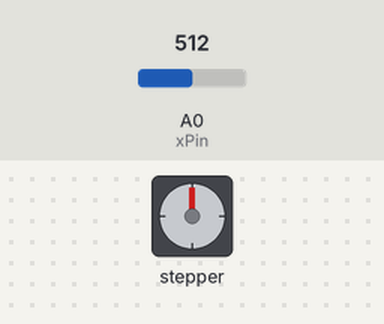
This sketch was run on a simulated Arduino Mega 2560, built with avr-gcc and run on an emulated ATmega2560. Shown: stepper motor. The inputs (shaded band) are chosen by the test bench; at power-on: A0 (xPin) = 512. Stepper angles assume 2048 steps per turn.

Above: at 1.2 s.
1.3 s: A0 (xPin) set to 530
At 2.9 s:
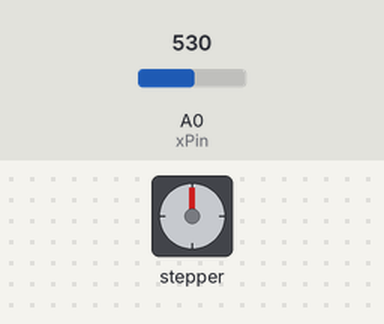
4.3 s: A0 (xPin) set to 716
7.3 s: A0 (xPin) set to 900
At 7.73 s:
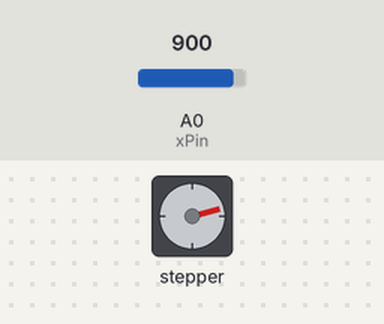
10.3 s: A0 (xPin) set to 1023
At 10.46 s:
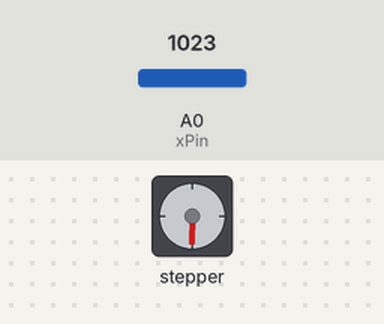
Timing chart, 0 to 17.3 s (numbered marks = the images above; inputs shaded):
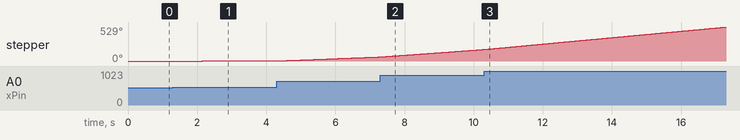

The sketch:

StepperMotor.ino
```cpp
#include <Stepper.h>
Stepper myStepper(32, 2,4,3,5);

int xPin = A0; //pin for LDR
int xValue; //value to save to LDR
int yPin = A1;
int yValue;
int keyPin = 8; //Z-axis attach to digital 8
int direction = 32; //direction is (positive-clockwise) and has a value of 32

void setup() {
  Serial.begin(9600); //initialize the serial port
  pinMode(keyPin, INPUT_PULLUP); //set keyPin as INPUT
}

void loop() {
  xValue = analogRead(xPin);//taking the reading for the x axis from joystick and save them in xValue
  int motorSpeed = 0;

  if(xValue >= 520){
    motorSpeed = map(xValue,520,1023,0,600);
    direction = 1;
  }

  if(xValue < 510){
    motorSpeed = map(xValue,0,510,600,0);
    direction = -1;
  }

  if (motorSpeed>0){
    myStepper.setSpeed(motorSpeed);
    myStepper.step(direction);
  }
}
```
